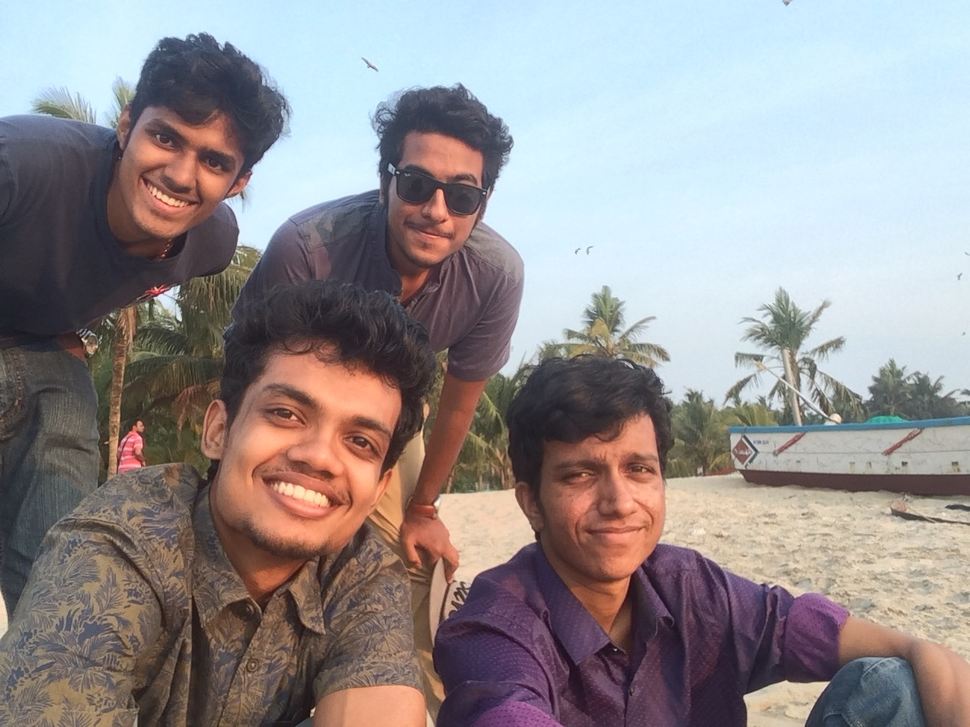
#> input picture data/Hello.JPG, 970 x 727 px, shrunk from 1280 x 960 before the run, found by its file name
$ python Face_Main.py
#> lines starting #> are read from the running program, lines starting #| are printed output that depends on the picture; after the words box and inside, x2 and y2 are one past the last pixel; in counts of white or black regions, pixels touching at a corner belong together

import numpy as np
import cv2
import matplotlib.pyplot as plt
import time

def convertToRGB(img):
    return cv2.cvtColor(img, cv2.COLOR_BGR2RGB)


haar_face_cascade = cv2.CascadeClassifier('data/haarcascade_frontalface_alt.xml')
test1 = cv2.imread('data/Hello.jpg')
#> test1 is the input picture: shape (727, 970, 3); mean B, G, R 143.1, 141.9, 148.1
gray_img = cv2.cvtColor(test1, cv2.COLOR_BGR2GRAY)
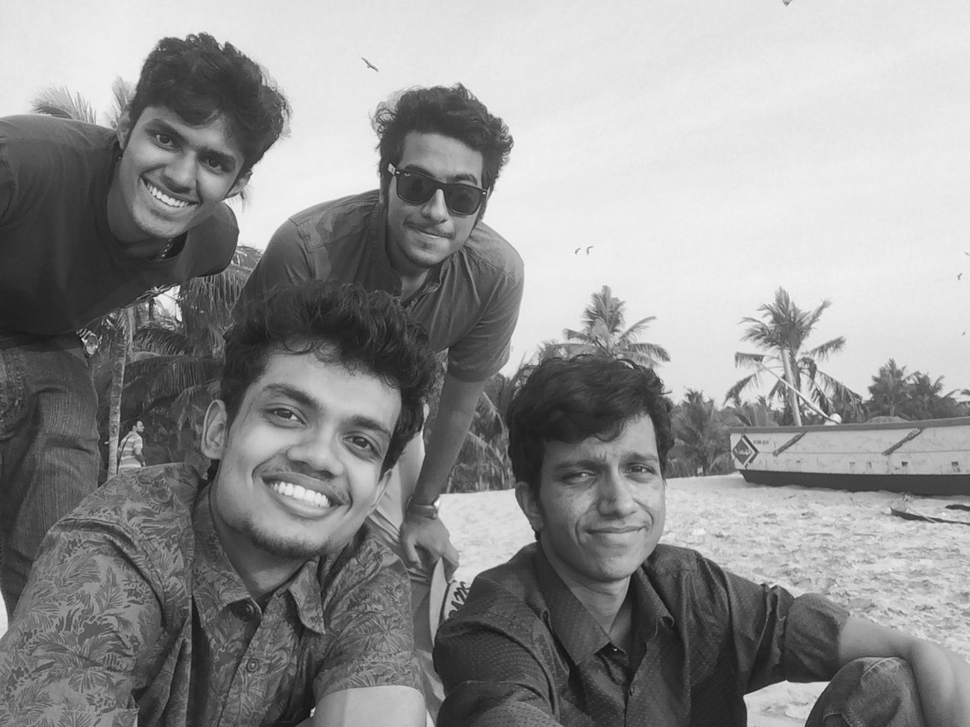
#> gray_img: shape (727, 970); min 13, max 249, mean 143.9

plt.imshow(gray_img, cmap='gray')


faces = haar_face_cascade.detectMultiScale(gray_img, scaleFactor=1.1, minNeighbors=5);
#> faces = [[539, 414, 147, 147], [364, 132, 152, 152], [216, 334, 217, 217]]

print('Faces found: ', len(faces))
#| Faces found:  3


for (x, y, w, h) in faces:
    cv2.rectangle(test1, (x, y), (x+w, y+h), (0, 255, 0), 2)
#> this loop made 3 passes
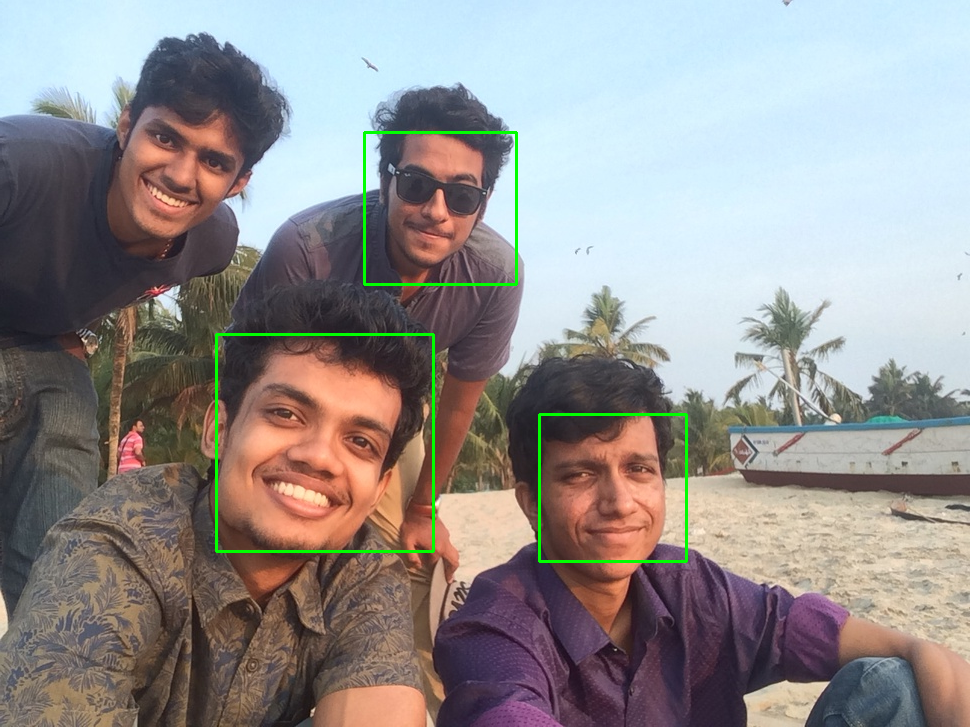
#> test1: shape (727, 970, 3); 0.88% of pixels changed, all inside (x1, y1, x2, y2) = (215, 131, 688, 563)


plt.imshow(convertToRGB(test1))


def detect_faces(f_cascade, colored_img, scaleFactor = 1.1):
#> called with scaleFactor = 1.1
    img_copy = np.copy(colored_img)
    gray = cv2.cvtColor(img_copy, cv2.COLOR_BGR2GRAY)

    faces = f_cascade.detectMultiScale(gray, scaleFactor=scaleFactor, minNeighbors=5);

    for (x, y, w, h) in faces:
        cv2.rectangle(img_copy, (x, y), (x+w, y+h), (0, 255, 0), 2)

    return img_copy

test2 = cv2.imread('data/Hello.jpg')

faces_detected_img = detect_faces(haar_face_cascade, test2)

plt.imshow(convertToRGB(faces_detected_img))

test2 = cv2.imread('data/Hello.jpg')

faces_detected_img = detect_faces(haar_face_cascade, test2)
#> the loop in detect_faces (call 2), `for (x, y, w, h) in faces:` made 3 passes

plt.imshow(convertToRGB(faces_detected_img))


test2 = cv2.imread('data/Hello.jpg')

faces_detected_img = detect_faces(haar_face_cascade, test2, scaleFactor=1.2)
#> call 3 of detect_faces, with scaleFactor = 1.2
#> in detect_faces (call 3), `faces = f_cascade.detectMultiScale(gray, scaleFactor=scaleFactor, minN..`: faces = [[545, 417, 142, 142], [368, 133, 150, 150], [220, 345, 196, 196]]
#> the loop in detect_faces (call 3), `for (x, y, w, h) in faces:` made 3 passes
#> after the loop in detect_faces (call 3), `for (x, y, w, h) in faces:`:
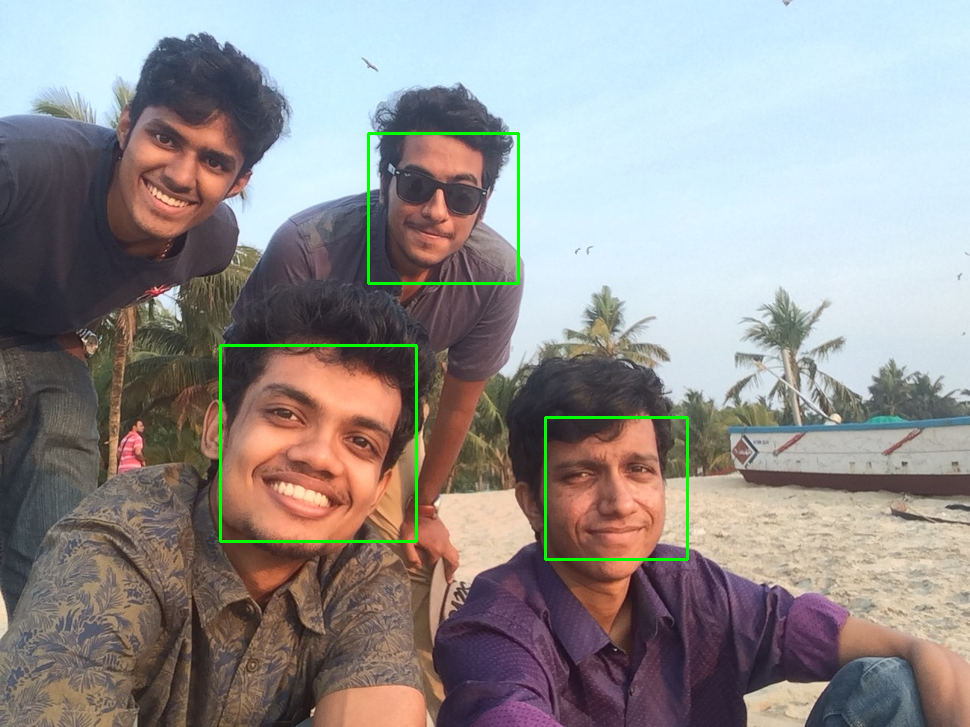
#> img_copy: shape (727, 970, 3); 0.83% of pixels changed, all inside (x1, y1, x2, y2) = (219, 132, 689, 561)

plt.imshow(convertToRGB(faces_detected_img))


lbp_face_cascade = cv2.CascadeClassifier('data/lbpcascade_frontalface.xml')

test2 = cv2.imread('data/Hello.jpg')

faces_detected_img = detect_faces(lbp_face_cascade, test2)
#> call 4 of detect_faces, with scaleFactor = 1.1
#> in detect_faces (call 4), `faces = f_cascade.detectMultiScale(gray, scaleFactor=scaleFactor, minN..`: faces = [[544, 417, 143, 143]]
#> the loop in detect_faces (call 4), `for (x, y, w, h) in faces:` made 1 pass
#> after the loop in detect_faces (call 4), `for (x, y, w, h) in faces:`:
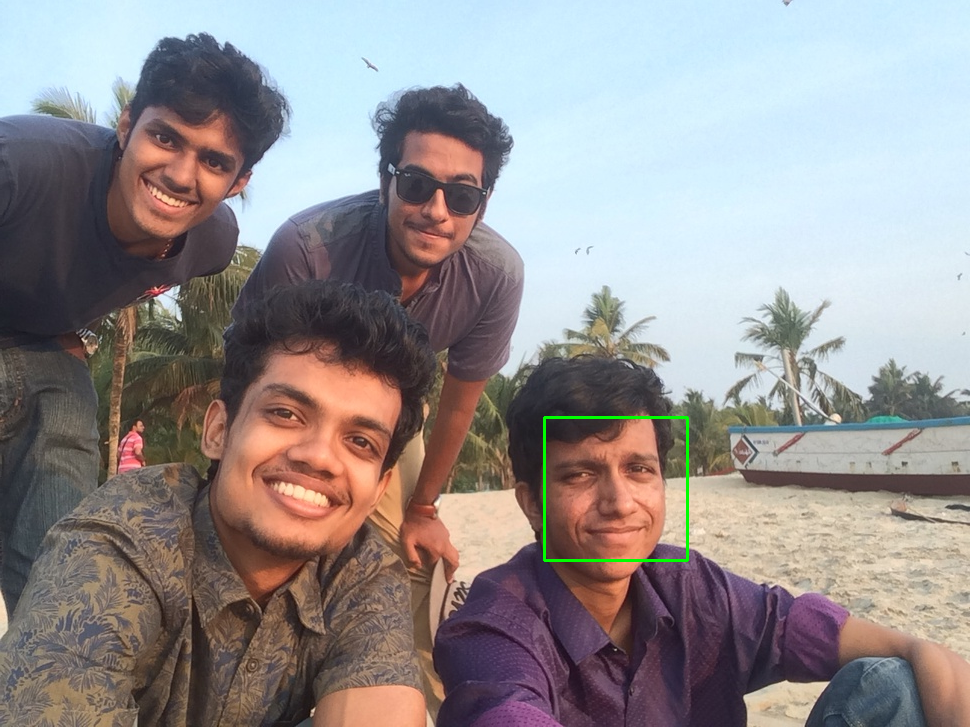
#> img_copy: shape (727, 970, 3); 0.24% of pixels changed, all inside (x1, y1, x2, y2) = (543, 416, 689, 562)

plt.imshow(convertToRGB(faces_detected_img))

test2 = cv2.imread('data/Hello.jpg')
faces_detected_img = detect_faces(lbp_face_cascade, test2)

plt.imshow(convertToRGB(faces_detected_img))


haar_face_cascade = cv2.CascadeClassifier('data/haarcascade_frontalface_alt.xml')
lbp_face_cascade = cv2.CascadeClassifier('data/lbpcascade_frontalface.xml')

test1 = cv2.imread('data/Hello.jpg')

test2 = cv2.imread('data/Hello.jpg')

t1 = time.time()

haar_detected_img = detect_faces(haar_face_cascade, test1)

t2 = time.time()
dt1 = t2 - t1

t1 = time.time()

lbp_detected_img = detect_faces(lbp_face_cascade, test1)

t2 = time.time()

dt2 = t2 - t1

f, (ax1, ax2) = plt.subplots(1, 2, figsize=(10, 5))

ax1.set_title('Haar Detection time: ' + str(round(dt1, 3)) + ' secs')
ax1.imshow(convertToRGB(haar_detected_img))

ax2.set_title('LBP Detection time: ' + str(round(dt2, 3)) + ' secs')
ax2.imshow(convertToRGB(lbp_detected_img))

t1 = time.time()

haar_detected_img = detect_faces(haar_face_cascade, test2)

t2 = time.time()
dt1 = t2 - t1

t1 = time.time()

lbp_detected_img = detect_faces(lbp_face_cascade, test2)

t2 = time.time()
dt2 = t2 - t1

f, (ax1, ax2) = plt.subplots(1, 2, figsize=(10, 5))

ax1.set_title('Haar Detection time: ' + str(round(dt1, 3)) + ' secs')
ax1.imshow(convertToRGB(haar_detected_img))


ax2.set_title('LBP Detection time: ' + str(round(dt2, 3)) + ' secs')
ax2.imshow(convertToRGB(lbp_detected_img))
